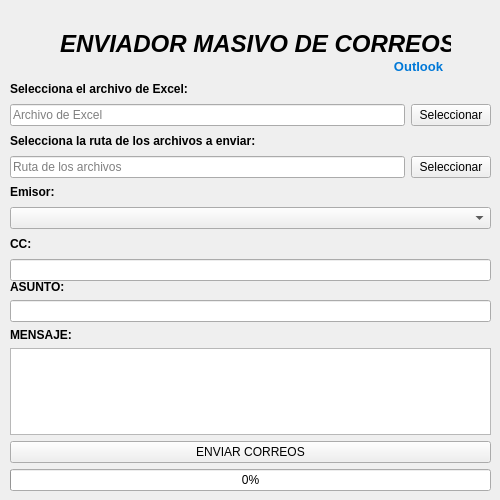
<?xml version="1.0" encoding="UTF-8"?>
<ui version="4.0">
 <class>MainWindow</class>
 <widget class="QMainWindow" name="MainWindow">
  <property name="geometry">
   <rect>
    <x>0</x>
    <y>0</y>
    <width>500</width>
    <height>500</height>
   </rect>
  </property>
  <property name="minimumSize">
   <size>
    <width>500</width>
    <height>500</height>
   </size>
  </property>
  <property name="maximumSize">
   <size>
    <width>500</width>
    <height>500</height>
   </size>
  </property>
  <property name="windowTitle">
   <string>Masificador</string>
  </property>
  <widget class="QWidget" name="centralwidget">
   <widget class="QWidget" name="verticalLayoutWidget">
    <property name="geometry">
     <rect>
      <x>10</x>
      <y>280</y>
      <width>481</width>
      <height>211</height>
     </rect>
    </property>
    <layout class="QVBoxLayout" name="verticalLayout">
     <item>
      <widget class="QLabel" name="tituloAsunto">
       <property name="text">
        <string>&lt;html&gt;&lt;head/&gt;&lt;body&gt;&lt;p&gt;&lt;span style=&quot; font-weight:700;&quot;&gt;ASUNTO:&lt;/span&gt;&lt;/p&gt;&lt;/body&gt;&lt;/html&gt;</string>
       </property>
      </widget>
     </item>
     <item>
      <widget class="QLineEdit" name="lineEditAsunto"/>
     </item>
     <item>
      <widget class="QLabel" name="tituloMensaje">
       <property name="text">
        <string>&lt;html&gt;&lt;head/&gt;&lt;body&gt;&lt;p&gt;&lt;span style=&quot; font-weight:700;&quot;&gt;MENSAJE:&lt;/span&gt;&lt;/p&gt;&lt;/body&gt;&lt;/html&gt;</string>
       </property>
      </widget>
     </item>
     <item>
      <widget class="QTextEdit" name="textEditMensaje"/>
     </item>
     <item>
      <widget class="QPushButton" name="pushButtonEnviar">
       <property name="text">
        <string>ENVIAR CORREOS</string>
       </property>
      </widget>
     </item>
     <item>
      <widget class="QProgressBar" name="progressBar">
       <property name="value">
        <number>0</number>
       </property>
      </widget>
     </item>
    </layout>
   </widget>
   <widget class="QLabel" name="titulo">
    <property name="geometry">
     <rect>
      <x>60</x>
      <y>14</y>
      <width>391</width>
      <height>61</height>
     </rect>
    </property>
    <property name="minimumSize">
     <size>
      <width>391</width>
      <height>61</height>
     </size>
    </property>
    <property name="maximumSize">
     <size>
      <width>391</width>
      <height>61</height>
     </size>
    </property>
    <property name="text">
     <string>&lt;html&gt;&lt;head/&gt;&lt;body&gt;&lt;p align=&quot;center&quot;&gt;&lt;span style=&quot; font-size:18pt; font-weight:700; font-style:italic;&quot;&gt;ENVIADOR MASIVO DE CORREOS&lt;/span&gt;&lt;/p&gt;&lt;/body&gt;&lt;/html&gt;</string>
    </property>
   </widget>
   <widget class="QLabel" name="subtitulo">
    <property name="geometry">
     <rect>
      <x>388</x>
      <y>56</y>
      <width>61</width>
      <height>21</height>
     </rect>
    </property>
    <property name="minimumSize">
     <size>
      <width>61</width>
      <height>21</height>
     </size>
    </property>
    <property name="maximumSize">
     <size>
      <width>61</width>
      <height>21</height>
     </size>
    </property>
    <property name="text">
     <string>&lt;html&gt;&lt;head/&gt;&lt;body&gt;&lt;p align=&quot;center&quot;&gt;&lt;span style=&quot; font-size:10pt; font-weight:700; color:#0078d7;&quot;&gt;Outlook&lt;/span&gt;&lt;/p&gt;&lt;/body&gt;&lt;/html&gt;</string>
    </property>
   </widget>
   <widget class="QWidget" name="verticalLayoutWidget_2">
    <property name="geometry">
     <rect>
      <x>10</x>
      <y>80</y>
      <width>481</width>
      <height>201</height>
     </rect>
    </property>
    <layout class="QVBoxLayout" name="verticalLayout_2">
     <item>
      <widget class="QLabel" name="labelExcel">
       <property name="text">
        <string>&lt;html&gt;&lt;head/&gt;&lt;body&gt;&lt;p&gt;&lt;span style=&quot; font-weight:700;&quot;&gt;Selecciona el archivo de Excel:&lt;/span&gt;&lt;/p&gt;&lt;/body&gt;&lt;/html&gt;</string>
       </property>
      </widget>
     </item>
     <item>
      <layout class="QHBoxLayout" name="horizontalLayout">
       <item>
        <widget class="QLineEdit" name="lineEditExcel">
         <property name="readOnly">
          <bool>true</bool>
         </property>
         <property name="placeholderText">
          <string>Archivo de Excel</string>
         </property>
        </widget>
       </item>
       <item>
        <widget class="QPushButton" name="pushButtonExcel">
         <property name="text">
          <string>Seleccionar</string>
         </property>
        </widget>
       </item>
      </layout>
     </item>
     <item>
      <widget class="QLabel" name="labelRuta">
       <property name="text">
        <string>&lt;html&gt;&lt;head/&gt;&lt;body&gt;&lt;p&gt;&lt;span style=&quot; font-weight:700;&quot;&gt;Selecciona la ruta de los archivos a enviar:&lt;/span&gt;&lt;/p&gt;&lt;/body&gt;&lt;/html&gt;</string>
       </property>
      </widget>
     </item>
     <item>
      <layout class="QHBoxLayout" name="horizontalLayout_2">
       <item>
        <widget class="QLineEdit" name="lineEditRuta">
         <property name="readOnly">
          <bool>true</bool>
         </property>
         <property name="placeholderText">
          <string>Ruta de los archivos</string>
         </property>
        </widget>
       </item>
       <item>
        <widget class="QPushButton" name="pushButtonRuta">
         <property name="text">
          <string>Seleccionar</string>
         </property>
        </widget>
       </item>
      </layout>
     </item>
     <item>
      <widget class="QLabel" name="labelEmisor">
       <property name="text">
        <string>&lt;html&gt;&lt;head/&gt;&lt;body&gt;&lt;p&gt;&lt;span style=&quot; font-weight:700;&quot;&gt;Emisor:&lt;/span&gt;&lt;/p&gt;&lt;/body&gt;&lt;/html&gt;</string>
       </property>
      </widget>
     </item>
     <item>
      <layout class="QHBoxLayout" name="horizontalLayout_3">
       <item>
        <widget class="QComboBox" name="comboBoxCorreos"/>
       </item>
      </layout>
     </item>
     <item>
      <widget class="QLabel" name="labelCC">
       <property name="text">
        <string>&lt;html&gt;&lt;head/&gt;&lt;body&gt;&lt;p&gt;&lt;span style=&quot; font-weight:700;&quot;&gt;CC:&lt;/span&gt;&lt;/p&gt;&lt;/body&gt;&lt;/html&gt;</string>
       </property>
      </widget>
     </item>
     <item>
      <widget class="QLineEdit" name="lineEditCC"/>
     </item>
     <item>
      <layout class="QHBoxLayout" name="horizontalLayout_4"/>
     </item>
    </layout>
   </widget>
  </widget>
 </widget>
 <resources/>
 <connections/>
</ui>
